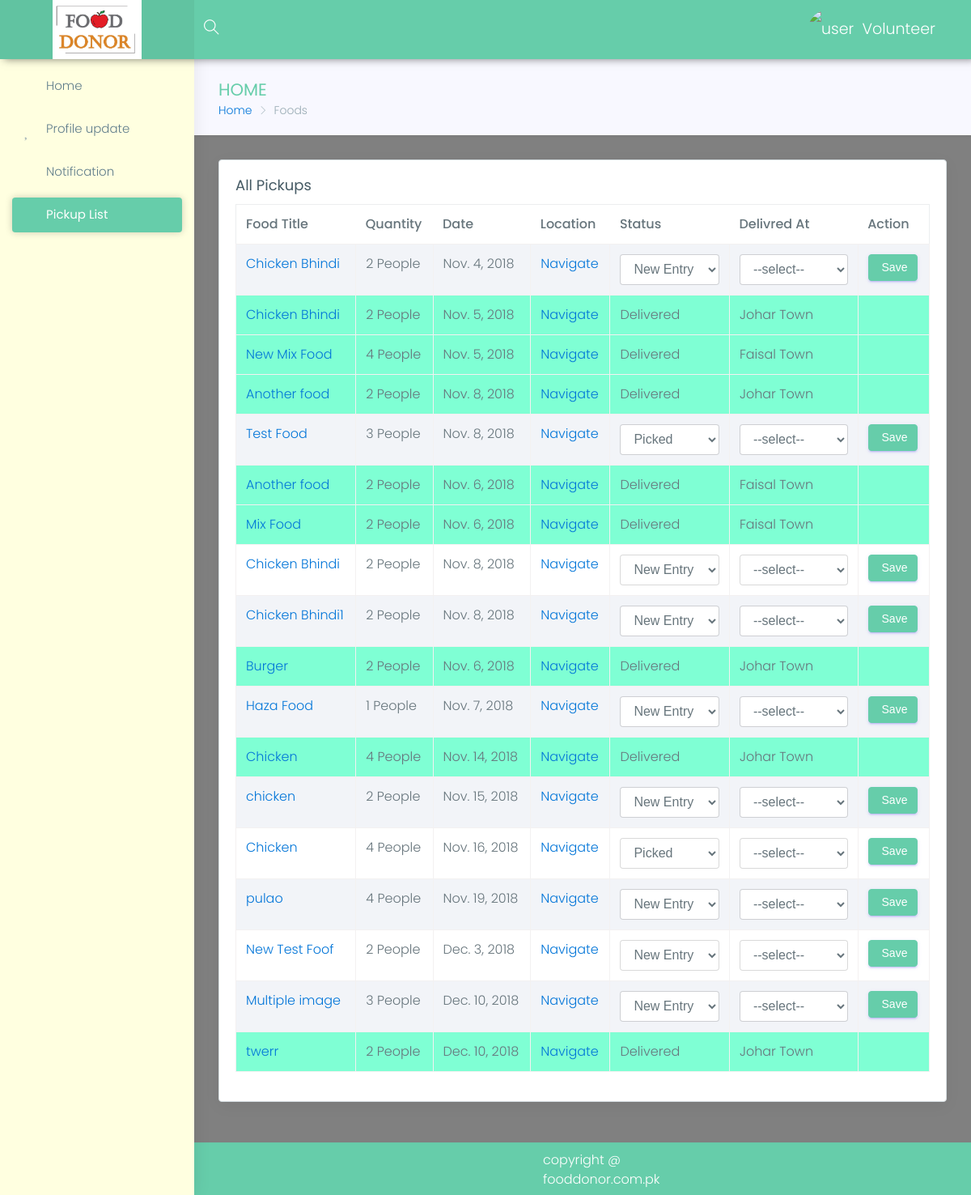
/volunteer/foods (signed in), run on the app's committed database.
### donor/models.py (models this page shows, shortened)
class Food(models.Model):
    donor=models.ManyToManyField(Donor)
    food_title=models.CharField(max_length=15,null=False,blank=False,)
    food_type = models.CharField(max_length=15, null=False, blank=False, choices=food_types)
    quantity=models.IntegerField(blank=False)
    delivered_at = models.CharField(max_length=50, default="NAN")
    preparation_date=models.DateField(blank=True,default=now())
    post_date = models.DateField(blank=True, default=now())
    status=models.CharField(choices=choices,max_length=10,default='New Entry')
    location=models.CharField(max_length=200,blank=True,null=True)
    image=models.ImageField(blank=True,null=True,)
    gallery=models.ManyToManyField(FoodImage)
    volunteer=models.ForeignKey(Volenteer,on_delete=models.SET_NULL,null=True)
    is_consumed=models.BooleanField(default=False)

### volunteer/views.py (the view, shortened to what this page needs)
def foods(request):
    if not auth_volunteer(request):
        return redirect('volunteer-profile')
    volunteer = Volenteer.objects.get(user=request.user)
    all_foods = volunteer.food_set.all()
    return render(request, 'volunteer/Pickup-list.html', {'foods': all_foods, 'volunteer': volunteer})

### volunteer/models.py (called while the page is built)
    def __str__(self):
        return self.area_name

### volunteer/views.py (called while the page is built)
def auth_volunteer(request):
    volunteer = Volenteer.objects.filter(user=request.user).first()
    if volunteer:
        if volunteer.is_approved:
            return True
        else:
            return False
    else:
        messages.error(request, 'Please login as donor')
        return False

### templates/volunteer/Pickup-list.html (shortened to what this page needs)
{% extends 'panel-base.html' %}
{% block sidebar %}
            {% include 'volunteer/sidebar.html' %}
        {% endblock %}
{% block bradcrump %}
    <div class="row page-titles">
                    <div class="col-md-5 col-8 align-self-center">
                        <h3 class="text-themecolor">HOME</h3>
                        <ol class="breadcrumb">
                            <li class="breadcrumb-item"><a href="{% url 'volunteer-index' %}">Home</a></li>
                            <li class="breadcrumb-item active">Foods</li>
                        </ol>
                    </div>
                </div>
{% endblock %}
{% block main %}
                <div class="row">
                    <div class="col-lg-12">
                        <div class="card">
                            <div class="card-block">
                                <h4 class="card-title">All Pickups</h4>
                                <div class="table-responsive">
                                    <table id="myTable" class="table table-hover table-striped table-bordered">
                                        <thead>
                                            <tr>
                                                <th>Food Title</th>
                                                <th>Quantity</th>
                                                <th>Date</th>
                                                <th>Location</th>
                                                <th>Status</th>
                                                <th>Delivred At</th>
                                                <th>Action</th>
                                            </tr>
                                        </thead>
                                        <tbody>
                                        {% for food in foods %}
                                            {% if food.status == 'Delivered' %}
                                                <tr style="background-color: aquamarine">
                                                <td><a target="_blank" href="{% url 'gallery' food.id %}">{{ food.food_title }}</a></td>
                                                <td>{{ food.quantity }} People</td>
                                                <td>{{ food.post_date }}</td>
                                                <td>
                                                    <a href="{% url 'volunteer-map' food.id %}">Navigate</a>
                                                </td>
                                                <td>{{ food.status }}</td>
                                                <td>{{ food.delivered_at }}</td><td></td>
                                                </tr>
                                            {% endif %}
                                            {% if food.status != 'Delivered' %}
                                                <tr>
                                                <td><a target="_blank" href="{% url 'gallery' food.id %}">{{ food.food_title }}</a></td>
                                                <td>{{ food.quantity }} People</td>
                                                <td>{{ food.post_date }}</td>
                                                <td>
                                                    <a href="/volunteer/map/{{food.id}}">Navigate</a>
                                                </td>
                                            <form method="post">
                                                <td>
                                                    <select name="status" class="form-control">
                                                        <option value="{{ food.status }}">{{ food.status }}</option>
                                                    </select>
                                                    </td>
                                                <td>
                                                    <select name="location" class="form-control form-control-line" >
                                                    <option value="">--select--</option>
                                                    </select>
                                                </td>
                                                <td>
                                                    <button type="submit" class="btn btn-primary"> Save</button>
                                                </td>
                                            </form>
                                            </tr>
                                            {% endif %}
                                        {% endfor %}
                                        </tbody>
                                    </table>
                                </div>
                            </div>
                        </div>
                    </div>
                </div>
{% endblock %}

### templates/panel-base.html (shortened to what this page needs)
{% load static %}
<!DOCTYPE html>
<html lang="en">
<head>
    <link href="{% static 'Panel/assets/plugins/bootstrap/css/bootstrap.min.css' %}" rel="stylesheet">
    <link href="{% static 'Panel/assets/plugins/chartist-js/dist/chartist.min.css' %}" rel="stylesheet">
    <link href="{% static 'Panel/assets/plugins/chartist-js/dist/chartist-init.css' %}" rel="stylesheet">
    <link href="{% static 'Panel/assets/plugins/chartist-plugin-tooltip-master/dist/chartist-plugin-tooltip.css' %}" rel="stylesheet">
    <link href="{% static 'Panel/assets/plugins/c3-master/c3.min.css' %}" rel="stylesheet">
    <link href="{% static 'Panel/lite/css/style.css' %}" rel="stylesheet">
    <link href="{% static 'Panel/lite/css/colors/blue.css' %}" id="theme" rel="stylesheet">
    <link rel="stylesheet" type="text/css" href="https://cdn.datatables.net/v/bs4/jq-3.3.1/dt-1.10.18/datatables.min.css"/>
</head>
<body class="fix-header fix-sidebar card-no-border">
    <div id="main-wrapper">
        <header class="topbar">
            <nav class="navbar top-navbar navbar-toggleable-sm navbar-light">
                <div class="navbar-header">
                    <a class="navbar-brand" href="{% url 'donor-index' %}">
                        <b>
                            <img src="{% static "images/Capture.PNG" %}" style="width: 110px" alt="homepage" class="light-logo" />
                        </b>
                    </a>
                </div>
                <div class="navbar-collapse">
                    <ul class="navbar-nav mr-auto mt-md-0">
                        <li class="nav-item hidden-sm-down search-box"> <a class="nav-link hidden-sm-down text-muted waves-effect waves-dark" href="javascript:void(0)"><i class="ti-search"></i></a>
                        </li>
                    </ul>
                    <ul class="navbar-nav my-lg-0">
                        <li class="nav-item dropdown">
                            <a href="" class="link" data-toggle="tooltip" title="Email"><i class="mdi mdi-gmail" style="
                                     margin-right: 46px;"></i></a>
                            <a class="nav-link dropdown-toggle text-muted waves-effect waves-dark" href="" data-toggle="dropdown" aria-haspopup="true" aria-expanded="false"><img src="{{ request.session.pic }}" alt="user" class="profile-pic m-r-10" />{{ user.first_name }}</a>
                        <a href="/home/logout" class="link" data-toggle="tooltip" title="Logout"><i class="mdi mdi-power"></i></a>
                        </li>
                    </ul>
                </div>
            </nav>
        </header>
        {% block sidebar %}
        {% endblock %}
        <div class="page-wrapper">
            <div class="container-fluid" style="padding-top: 0px;">
                {% block bradcrump %}{% endblock %}
                {% block main %}{% endblock %}
            </div>
            <footer class="footer"> copyright @ fooddonor.com.pk </footer>
        </div>
    </div>
</body>
</html>

### home/static/Panel/lite/css/colors/blue.css (style rules this page uses)
.topbar { background: #66CDAA; }
.topbar .navbar-header { background: rgba(0, 0, 0, 0.05); }
.topbar .top-navbar .navbar-header .navbar-brand .light-logo { display: inline-block; color: rgba(255, 255, 255, 0.8); }
.topbar .navbar-light .navbar-nav .nav-item > a.nav-link { color: #ffffff !important; }
.text-themecolor { color: #66CDAA !important; }

### templates/panel-base.html (style rules this page uses)
.footer { padding: 9px 431px !important; }

### data on the page
Food: food_title "Chicken Bhindi", quantity "2", post_date "Nov. 4, 2018", status "New Entry"
Food: food_title "Chicken Bhindi", quantity "2", post_date "Nov. 5, 2018", status "Delivered", delivered_at "Johar Town"
Food: food_title "New Mix Food", quantity "4", post_date "Nov. 5, 2018", status "Delivered", delivered_at "Faisal Town"
Food: food_title "Another food", quantity "2", post_date "Nov. 8, 2018", status "Delivered", delivered_at "Johar Town"
Food: food_title "Test Food", quantity "3", post_date "Nov. 8, 2018", status "Picked"
Food: food_title "Another food", quantity "2", post_date "Nov. 6, 2018", status "Delivered", delivered_at "Faisal Town"
Food: food_title "Mix Food", quantity "2", post_date "Nov. 6, 2018", status "Delivered", delivered_at "Faisal Town"
Food: food_title "Chicken Bhindi", quantity "2", post_date "Nov. 8, 2018", status "New Entry"
Food: food_title "Chicken Bhindi1", quantity "2", post_date "Nov. 8, 2018", status "New Entry"
Food: food_title "Burger", quantity "2", post_date "Nov. 6, 2018", status "Delivered", delivered_at "Johar Town"
Food: food_title "Haza Food", quantity "1", post_date "Nov. 7, 2018", status "New Entry"
Food: food_title "Chicken", quantity "4", post_date "Nov. 14, 2018", status "Delivered", delivered_at "Johar Town"
Food: food_title "chicken", quantity "2", post_date "Nov. 15, 2018", status "New Entry"
Food: food_title "Chicken", quantity "4", post_date "Nov. 16, 2018", status "Picked"
Food: food_title "pulao", quantity "4", post_date "Nov. 19, 2018", status "New Entry"
Food: food_title "New Test Foof", quantity "2", post_date "Dec. 3, 2018", status "New Entry"
Food: food_title "Multiple image", quantity "3", post_date "Dec. 10, 2018", status "New Entry"
Food: food_title "twerr", quantity "2", post_date "Dec. 10, 2018", status "Delivered", delivered_at "Johar Town"

### other printed values
{{ user.first_name }} "Volunteer"
